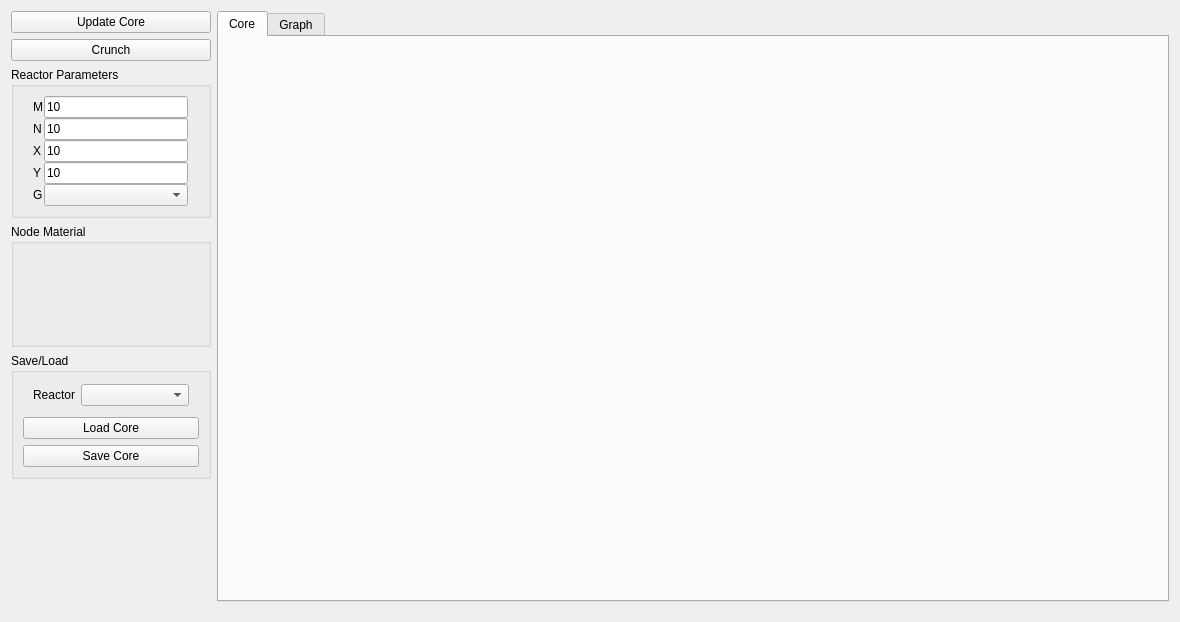
<?xml version="1.0" encoding="UTF-8"?>
<ui version="4.0">
 <class>Core</class>
 <widget class="QWidget" name="Core">
  <property name="geometry">
   <rect>
    <x>0</x>
    <y>0</y>
    <width>1180</width>
    <height>622</height>
   </rect>
  </property>
  <property name="windowTitle">
   <string>Form</string>
  </property>
  <layout class="QHBoxLayout" name="horizontalLayout_5">
   <property name="bottomMargin">
    <number>20</number>
   </property>
   <item>
    <layout class="QVBoxLayout" name="verticalLayout_3">
     <property name="sizeConstraint">
      <enum>QLayout::SetDefaultConstraint</enum>
     </property>
     <property name="bottomMargin">
      <number>0</number>
     </property>
     <item>
      <widget class="QPushButton" name="updateCorePushButton">
       <property name="sizePolicy">
        <sizepolicy hsizetype="Preferred" vsizetype="Fixed">
         <horstretch>0</horstretch>
         <verstretch>0</verstretch>
        </sizepolicy>
       </property>
       <property name="maximumSize">
        <size>
         <width>200</width>
         <height>16777215</height>
        </size>
       </property>
       <property name="text">
        <string>Update Core</string>
       </property>
      </widget>
     </item>
     <item>
      <widget class="QPushButton" name="calculatePushButton">
       <property name="sizePolicy">
        <sizepolicy hsizetype="Preferred" vsizetype="Fixed">
         <horstretch>0</horstretch>
         <verstretch>0</verstretch>
        </sizepolicy>
       </property>
       <property name="maximumSize">
        <size>
         <width>200</width>
         <height>16777215</height>
        </size>
       </property>
       <property name="text">
        <string>Crunch</string>
       </property>
      </widget>
     </item>
     <item>
      <widget class="QGroupBox" name="groupBox">
       <property name="sizePolicy">
        <sizepolicy hsizetype="Preferred" vsizetype="Expanding">
         <horstretch>0</horstretch>
         <verstretch>0</verstretch>
        </sizepolicy>
       </property>
       <property name="maximumSize">
        <size>
         <width>200</width>
         <height>16777215</height>
        </size>
       </property>
       <property name="title">
        <string>Reactor Parameters</string>
       </property>
       <layout class="QVBoxLayout" name="verticalLayout_2">
        <item>
         <widget class="QWidget" name="sizeFormWidget" native="true">
          <property name="enabled">
           <bool>true</bool>
          </property>
          <property name="sizePolicy">
           <sizepolicy hsizetype="Preferred" vsizetype="Preferred">
            <horstretch>0</horstretch>
            <verstretch>0</verstretch>
           </sizepolicy>
          </property>
          <layout class="QFormLayout" name="formLayout">
           <property name="fieldGrowthPolicy">
            <enum>QFormLayout::AllNonFixedFieldsGrow</enum>
           </property>
           <property name="horizontalSpacing">
            <number>1</number>
           </property>
           <property name="verticalSpacing">
            <number>0</number>
           </property>
           <property name="leftMargin">
            <number>10</number>
           </property>
           <property name="topMargin">
            <number>0</number>
           </property>
           <property name="rightMargin">
            <number>11</number>
           </property>
           <property name="bottomMargin">
            <number>0</number>
           </property>
           <item row="0" column="0">
            <widget class="QLabel" name="mNodesLabel">
             <property name="text">
              <string>M</string>
             </property>
            </widget>
           </item>
           <item row="0" column="1">
            <widget class="QLineEdit" name="mNodesLineEdit">
             <property name="sizePolicy">
              <sizepolicy hsizetype="Expanding" vsizetype="Fixed">
               <horstretch>0</horstretch>
               <verstretch>0</verstretch>
              </sizepolicy>
             </property>
             <property name="text">
              <string>10</string>
             </property>
            </widget>
           </item>
           <item row="1" column="0">
            <widget class="QLabel" name="nNodesLabel">
             <property name="text">
              <string>N</string>
             </property>
            </widget>
           </item>
           <item row="1" column="1">
            <widget class="QLineEdit" name="nNodesLineEdit">
             <property name="text">
              <string>10</string>
             </property>
            </widget>
           </item>
           <item row="2" column="0">
            <widget class="QLabel" name="xSizeLabel">
             <property name="text">
              <string>X</string>
             </property>
            </widget>
           </item>
           <item row="2" column="1">
            <widget class="QLineEdit" name="xSizeLineEdit">
             <property name="text">
              <string>10</string>
             </property>
            </widget>
           </item>
           <item row="4" column="0">
            <widget class="QLabel" name="ySizeLabel">
             <property name="text">
              <string>Y</string>
             </property>
            </widget>
           </item>
           <item row="4" column="1">
            <widget class="QLineEdit" name="ySizeLineEdit">
             <property name="text">
              <string>10</string>
             </property>
            </widget>
           </item>
           <item row="5" column="0">
            <widget class="QLabel" name="groupsLabel">
             <property name="text">
              <string>G</string>
             </property>
            </widget>
           </item>
           <item row="5" column="1">
            <widget class="QComboBox" name="groupComboBox"/>
           </item>
          </layout>
          <zorder>mNodesLabel</zorder>
          <zorder>xSizeLabel</zorder>
          <zorder>xSizeLineEdit</zorder>
          <zorder>ySizeLineEdit</zorder>
          <zorder>mNodesLineEdit</zorder>
          <zorder>nNodesLabel</zorder>
          <zorder>nNodesLineEdit</zorder>
          <zorder>ySizeLabel</zorder>
          <zorder>groupsLabel</zorder>
          <zorder>groupComboBox</zorder>
         </widget>
        </item>
       </layout>
      </widget>
     </item>
     <item>
      <widget class="QGroupBox" name="nodeGroupBox">
       <property name="sizePolicy">
        <sizepolicy hsizetype="Preferred" vsizetype="Expanding">
         <horstretch>0</horstretch>
         <verstretch>0</verstretch>
        </sizepolicy>
       </property>
       <property name="maximumSize">
        <size>
         <width>200</width>
         <height>1000</height>
        </size>
       </property>
       <property name="title">
        <string>Node Material</string>
       </property>
       <layout class="QVBoxLayout" name="verticalLayout_4">
        <item>
         <layout class="QVBoxLayout" name="nodeMaterialLayout">
          <property name="leftMargin">
           <number>10</number>
          </property>
          <property name="topMargin">
           <number>5</number>
          </property>
          <property name="rightMargin">
           <number>10</number>
          </property>
          <property name="bottomMargin">
           <number>5</number>
          </property>
         </layout>
        </item>
       </layout>
      </widget>
     </item>
     <item>
      <widget class="QGroupBox" name="saveLoadGroupBox">
       <property name="sizePolicy">
        <sizepolicy hsizetype="Preferred" vsizetype="Preferred">
         <horstretch>0</horstretch>
         <verstretch>0</verstretch>
        </sizepolicy>
       </property>
       <property name="maximumSize">
        <size>
         <width>200</width>
         <height>16777215</height>
        </size>
       </property>
       <property name="title">
        <string>Save/Load</string>
       </property>
       <layout class="QVBoxLayout" name="verticalLayout_5">
        <item>
         <layout class="QFormLayout" name="formLayout_4">
          <property name="fieldGrowthPolicy">
           <enum>QFormLayout::AllNonFixedFieldsGrow</enum>
          </property>
          <property name="leftMargin">
           <number>10</number>
          </property>
          <property name="topMargin">
           <number>2</number>
          </property>
          <property name="rightMargin">
           <number>10</number>
          </property>
          <property name="bottomMargin">
           <number>5</number>
          </property>
          <item row="1" column="1">
           <widget class="QComboBox" name="reactorComboBox"/>
          </item>
          <item row="1" column="0">
           <widget class="QLabel" name="label">
            <property name="text">
             <string>Reactor</string>
            </property>
           </widget>
          </item>
         </layout>
        </item>
        <item>
         <widget class="QPushButton" name="loadCorePushButton">
          <property name="text">
           <string>Load Core</string>
          </property>
         </widget>
        </item>
        <item>
         <widget class="QPushButton" name="saveCorePushButton">
          <property name="text">
           <string>Save Core</string>
          </property>
         </widget>
        </item>
       </layout>
      </widget>
     </item>
     <item>
      <spacer name="verticalSpacer">
       <property name="orientation">
        <enum>Qt::Vertical</enum>
       </property>
       <property name="sizeHint" stdset="0">
        <size>
         <width>20</width>
         <height>40</height>
        </size>
       </property>
      </spacer>
     </item>
    </layout>
   </item>
   <item>
    <widget class="QTabWidget" name="tabWidget">
     <property name="layoutDirection">
      <enum>Qt::LeftToRight</enum>
     </property>
     <property name="currentIndex">
      <number>0</number>
     </property>
     <widget class="QWidget" name="coreTab">
      <attribute name="title">
       <string>Core</string>
      </attribute>
      <layout class="QHBoxLayout" name="horizontalLayout_4">
       <item>
        <layout class="QHBoxLayout" name="horizontalLayout_3">
         <property name="leftMargin">
          <number>2</number>
         </property>
         <property name="topMargin">
          <number>20</number>
         </property>
         <property name="bottomMargin">
          <number>20</number>
         </property>
         <item>
          <widget class="QWidget" name="coreWidget" native="true">
           <property name="sizePolicy">
            <sizepolicy hsizetype="Expanding" vsizetype="Expanding">
             <horstretch>0</horstretch>
             <verstretch>0</verstretch>
            </sizepolicy>
           </property>
           <layout class="QHBoxLayout" name="horizontalLayout"/>
          </widget>
         </item>
        </layout>
       </item>
      </layout>
     </widget>
     <widget class="QWidget" name="graphTab">
      <property name="sizePolicy">
       <sizepolicy hsizetype="Expanding" vsizetype="Expanding">
        <horstretch>0</horstretch>
        <verstretch>0</verstretch>
       </sizepolicy>
      </property>
      <property name="layoutDirection">
       <enum>Qt::LeftToRight</enum>
      </property>
      <attribute name="title">
       <string>Graph</string>
      </attribute>
      <layout class="QHBoxLayout" name="horizontalLayout_2">
       <item>
        <layout class="QVBoxLayout" name="verticalLayout_7">
         <property name="rightMargin">
          <number>20</number>
         </property>
         <item>
          <layout class="QFormLayout" name="formLayout_2">
           <property name="fieldGrowthPolicy">
            <enum>QFormLayout::FieldsStayAtSizeHint</enum>
           </property>
           <property name="rightMargin">
            <number>20</number>
           </property>
           <item row="1" column="0">
            <widget class="QLabel" name="kLabel">
             <property name="text">
              <string>k</string>
             </property>
            </widget>
           </item>
           <item row="1" column="1">
            <widget class="QLineEdit" name="kLineEdit"/>
           </item>
          </layout>
         </item>
         <item>
          <widget class="MplWidget" name="mplwidget" native="true">
           <property name="sizePolicy">
            <sizepolicy hsizetype="Expanding" vsizetype="Expanding">
             <horstretch>0</horstretch>
             <verstretch>0</verstretch>
            </sizepolicy>
           </property>
          </widget>
         </item>
        </layout>
       </item>
      </layout>
     </widget>
    </widget>
   </item>
  </layout>
 </widget>
 <customwidgets>
  <customwidget>
   <class>MplWidget</class>
   <extends>QWidget</extends>
   <header>mplwidget.h</header>
   <container>1</container>
  </customwidget>
 </customwidgets>
 <resources/>
 <connections/>
</ui>
